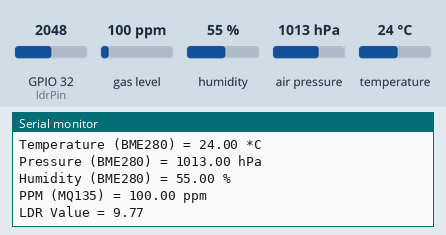
Recording of a sketch running on a simulated ESP32. On the bench: the last lines printed to the serial monitor. The inputs (shaded band) are chosen by the test bench; at power-on: gas level 100 ppm, humidity 55 %, GPIO 32 (ldrPin) = 2048, air pressure 1013 hPa, temperature 24 °C. WiFi joins after 1.5 s; servers stay silent unless stated; no MQTT or app messages arrive unless stated.

Above: at 5.7 s.
5.8 s: gas level set to 20 ppm
7.3 s: humidity set to 22 %
8.8 s: GPIO 32 (ldrPin) set to 2866
At 10.1 s:
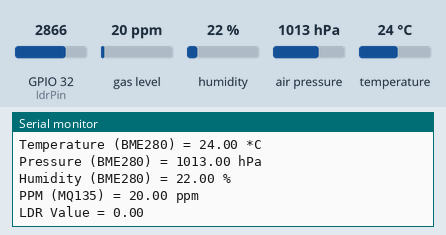
10.3 s: air pressure set to 952 hPa
11.8 s: temperature set to 12 °C
13.3 s: gas level set to 250 ppm
At 15.5 s:
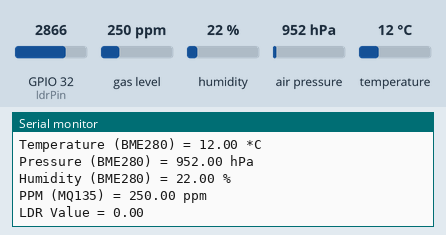

Measured:
- after the input at 8.8 s, the serial monitor: prints a new line after 0.78 s (image 1)
- after the input at 13.3 s, the serial monitor: prints a new line after 1.3 s (image 2)

The sketch:

ESP32_CODE.ino
```cpp
#include <Wire.h>
#include <Adafruit_Sensor.h>
#include <Adafruit_BME280.h>
#include <MQUnifiedsensor.h>
#include <ESPAsyncWebServer.h>
#include <AsyncElegantOTA.h>
#include <PubSubClient.h>
#include <WiFi.h>

#define SEALEVELPRESSURE_HPA (1013.25)

Adafruit_BME280 bme;

#define placa "ESP-32"
#define Voltage_Resolution 5
#define pin 33
#define type "MQ-135"
#define ADC_Bit_Resolution 12
#define RatioMQ135CleanAir 3.6
double CO;
MQUnifiedsensor MQ135(placa, Voltage_Resolution, ADC_Bit_Resolution, pin, type);

const int ldrPin = 32;  // Pin analog untuk sensor LDR
unsigned int AnalogValueLDR;
unsigned long delayTime;

const char* ssid = "Bosmuda88";
const char* password = "adipura1c";
const char* mqtt_server = "192.168.1.22";
const int mqtt_port = 1883;

int nodeNumber = 1; // Setel secara unik pada setiap node

WiFiClient espClient;
PubSubClient client(espClient);

AsyncWebServer server(80);

// Data kalibrasi LDR
const float resistances[] = {4095, 1646, 986, 806, 624, 470, 350, 336, 310, 270, 258, 240, 220};
const float luxValues[] = {0, 25, 50, 75, 100, 125, 150, 175, 200, 225, 250, 275, 300};
const int numCalibrationPoints = sizeof(resistances) / sizeof(resistances[0]);

// Fungsi untuk melakukan map nilai float (analogWrite untuk float)
float mapFloat(float x, const float xArray[], const float yArray[], int size) {
  int i = 0;
  while (i < size - 1 && x < xArray[i]) {
    i++;
  }
  float t = (x - xArray[i]) / (xArray[i + 1] - xArray[i]);
  float result = yArray[i] + t * (yArray[i + 1] - yArray[i]);

  return result;
}

void setup() {
  Serial.begin(115200);

  Serial.println("Connected to Wifi");
  Serial.print("IP address: ");
  Serial.println(WiFi.localIP());
  Serial.println("\n-------------------------------\n");
  delay(1000);

  bool status;
  status = bme.begin(0x76);
  if (!status) {
    Serial.println("Could not find a valid BME280 sensor, check wiring!");
    while (1);
  }

  Serial.println("-- Default Test --");
  delayTime = 5000;

  MQ135.setRegressionMethod(1);
  MQ135.setA(110.47);
  MQ135.setB(-2.862);

  MQ135.init();
  float calcR0 = 0;
  for(int i = 1; i<=10; i ++) {
    MQ135.update();
    calcR0 += MQ135.calibrate(RatioMQ135CleanAir);
    Serial.print(".");
  }
  MQ135.setR0(calcR0/10);

  if(isinf(calcR0)) {Serial.println("Warning: Conection issue, R0 is infinite (Open circuit detected) please check your wiring and supply"); while(1);}
  if(calcR0 == 0){Serial.println("Warning: Conection issue found, R0 is zero (Analog pin shorts to ground) please check your wiring and supply"); while(1);}

  MQ135.serialDebug(true);

  Serial.println();

  WiFi.mode(WIFI_STA);
  WiFi.begin(ssid, password);
  Serial.println("");

  while (WiFi.status() != WL_CONNECTED) {
    delay(500);
    Serial.print(".");
  }
  Serial.println("");
  Serial.print("Connected to ");
  Serial.println(ssid);
  Serial.print("IP address: ");
  Serial.println(WiFi.localIP());

  server.on("/", HTTP_GET, [](AsyncWebServerRequest *request) {
    request->send(200, "text/plain", "Hi! This is a sample response.");
  });

  AsyncElegantOTA.begin(&server);
  server.begin();

  Serial.println("HTTP server started");
  Serial.println("\n-------------------------------\n");
  delay(1000);

  client.setServer(mqtt_server, mqtt_port);
  client.setCallback(callback);

  Serial.println("Attempting MQTT connection...connected");
  Serial.println("\n-------------------------------\n");
  delay(1000);
}

void loop() {
  Serial.println("-------------------------------\n");

  printValues();

  delay(delayTime);
  AsyncElegantOTA.loop();

  if (!client.connected()) {
    reconnect();
  }
  client.loop();
}

void callback(char* topic, byte* payload, unsigned int length) {
  // Callback untuk memproses pesan yang diterima dari broker MQTT
}

void reconnect() {
  while (!client.connected()) {
    Serial.print("Attempting MQTT connection...");
    if (client.connect("ESP32Client")) {
      Serial.println("connected");
      // Set status saat terhubung ulang
      String nodeStatusTopic = "/node" + String(nodeNumber) + "/status";
      client.publish(nodeStatusTopic.c_str(), "Aktif");
    } else {
      Serial.print("failed, rc=");
      Serial.print(client.state());
      Serial.println(" try again in 5 seconds");
      delay(5000);
    }
  }
}

void printValues() {
  Serial.print("Temperature (BME280) = ");
  Serial.print(bme.readTemperature());
  Serial.println(" *C");

  Serial.print("Pressure (BME280) = ");
  Serial.print(bme.readPressure() / 100.0F);
  Serial.println(" hPa");

  Serial.print("Humidity (BME280) = ");
  Serial.print(bme.readHumidity());
  Serial.println(" %");

  MQ135.update();
  MQ135.setA(110.47); MQ135.setB(-2.862);
  float CO = MQ135.readSensor();  // Menggunakan variabel lokal

  Serial.print("PPM (MQ135) = ");
  Serial.print(CO);
  Serial.println(" ppm");

  AnalogValueLDR = analogRead(ldrPin);
  // Konversi nilai sensor LDR menjadi Lux
  float lux = mapFloat(AnalogValueLDR, resistances, luxValues, numCalibrationPoints);

  // Pastikan nilai Lux tidak negatif
  if (lux < 0.0) {
    lux = 0.0;
  }

  Serial.print("LDR Value = ");
  Serial.println(lux);

  if (client.connected()) {
    String topicTemperature = "/node" + String(nodeNumber) + "/sensor/temperature";
    String topicPressure = "/node" + String(nodeNumber) + "/sensor/pressure";
    String topicHumidity = "/node" + String(nodeNumber) + "/sensor/humidity";
    String topicCO = "/node" + String(nodeNumber) + "/sensor/co";
    String topicLDR = "/node" + String(nodeNumber) + "/sensor/ldr";

    client.publish(topicTemperature.c_str(), String(bme.readTemperature()).c_str());
    client.publish(topicPressure.c_str(), String(bme.readPressure() / 100.0F).c_str());
    client.publish(topicHumidity.c_str(), String(bme.readHumidity()).c_str());
    client.publish(topicCO.c_str(), String(CO).c_str());
    client.publish(topicLDR.c_str(), String(lux).c_str());
  }
}
```
